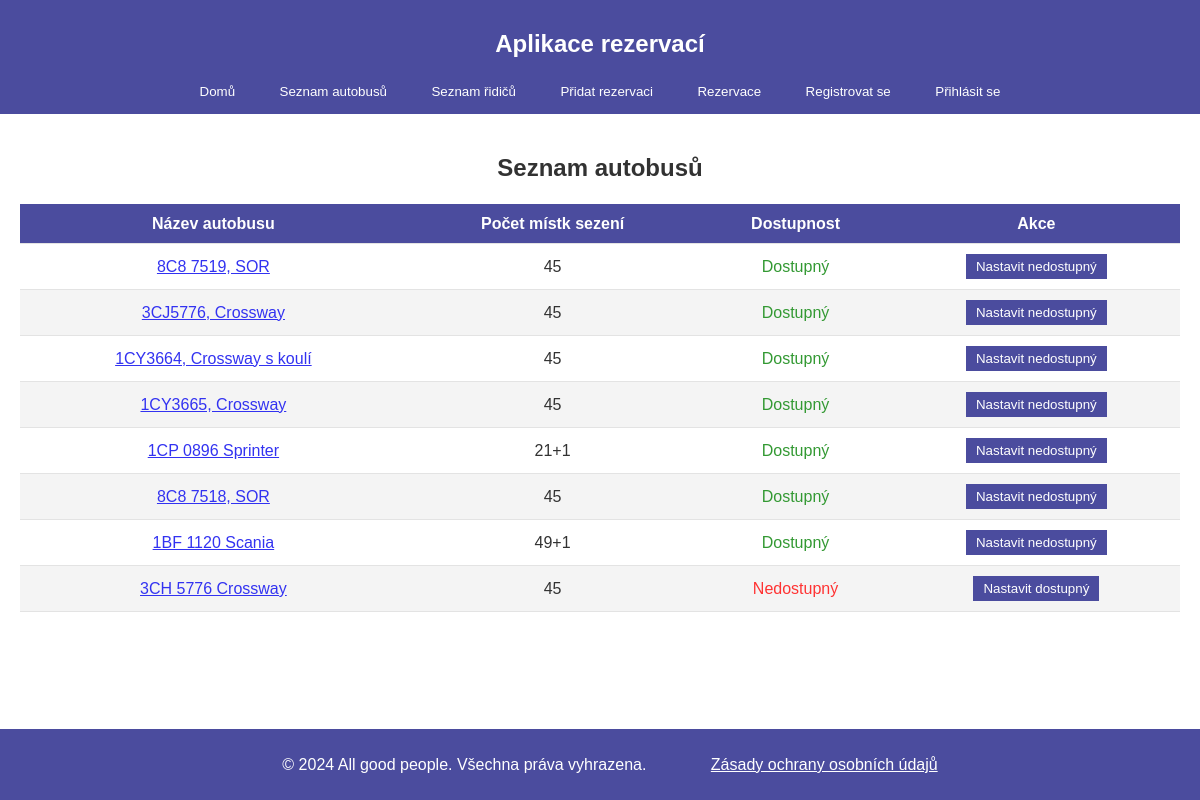
The app's page /depo/buses/ with its own data.
### depo/models.py (models this page shows, shortened)
class Bus(models.Model):
    name = models.CharField(max_length=100)
    seats = models.CharField(max_length=10)  # např. "45+1"
    is_ready = models.BooleanField(default=True)  # indikace dostupnosti autobusu

### depo/views.py (the view)
# urls.py: path('buses/', views.bus_list, name='bus_list'),
def bus_list(request):
    buses = Bus.objects.all()
    if request.method == 'POST':
        bus_id = request.POST.get('bus_id')
        bus = Bus.objects.get(id=bus_id)
        bus.toggle_is_ready()  # Přepne stav dostupnosti autobusu
        return redirect('depo:bus_list')  # Přesměrování zpět na seznam autobusů
    return render(request, 'depo/bus_list.html', {'buses': buses})

### depo/templates/depo/bus_list.html (shortened to what this page needs)
{% extends "depo/home.html" %}
{% block content %}
<section>
    <h2 style="text-align: center;">Seznam autobusů</h2>
    <table>
        <thead>
            <tr>
                <h4><th>Název autobusu</th></h4>
                <th>Počet místk sezení</th>
                <th>Dostupnost</th>
                <th>Akce</th>
            </tr>
        </thead>
        <tbody>
            {% for bus in buses %}
            <tr>
                <td>
                    <a href="{% url 'depo:bus_list' %}">{{ bus.name }}</a>
                </td>
                <td>{{ bus.seats }}</td>
                <td>
                    {% if bus.is_ready %}
                        <span style="color: green;">Dostupný</span>
                    {% else %}
                        <span style="color: red;">Nedostupný</span>
                    {% endif %}
                </td>
                <td>
                    <form method="POST">
                        <button type="submit" class="btn btn-toggle">
                            {% if bus.is_ready %}
                                Nastavit nedostupný
                            {% else %}
                                Nastavit dostupný
                            {% endif %}
                        </button>
                    </form>
                </td>
            </tr>
        {% endfor %}
    </tbody>
    </table>
</section>
{% endblock %}

### depo/static/base.css (style rules this page uses)
body { font-family: Arial, sans-serif; margin: 0; padding: 0; display: flex; opacity: 0.8; flex-direction: column; line-height: 1.2; min-height: 100vh; background-image: linear-gradient(rgba(255, 255, 255, 0.7), rgba(255, 255, 255, 0.7)), url('/static/depo/images/pferd.jpg'); background-size: cover; background-position: center; }
article, section { margin-bottom: 0; padding: 0; background-color: #fff; }
table { width: 100%; border-collapse: collapse; font-family: Arial, sans-serif; margin-left: auto; margin-right: auto; }
th, td { padding: 10px; text-align: center; border-bottom: 1px solid #ddd; }
thead { background-color: #1f2086; color: white; font-weight: bold; }
tbody tr:nth-child(even) { background-color: #f2f2f2; }
button { background-color: #1f2086; color: white; border: none; padding: 5px 10px; cursor: pointer; }

### records on screen
Bus: name "8C8 7519, SOR", seats "45", is_ready "Dostupný"
Bus: name "3CJ5776, Crossway", seats "45", is_ready "Dostupný"
Bus: name "1CY3664, Crossway s koulí", seats "45", is_ready "Dostupný"
Bus: name "1CY3665, Crossway", seats "45", is_ready "Dostupný"
Bus: name "1CP 0896 Sprinter", seats "21+1", is_ready "Dostupný"
Bus: name "8C8 7518, SOR", seats "45", is_ready "Dostupný"
Bus: name "1BF 1120 Scania", seats "49+1", is_ready "Dostupný"
Bus: name "3CH 5776 Crossway", seats "45", is_ready "Nedostupný"
